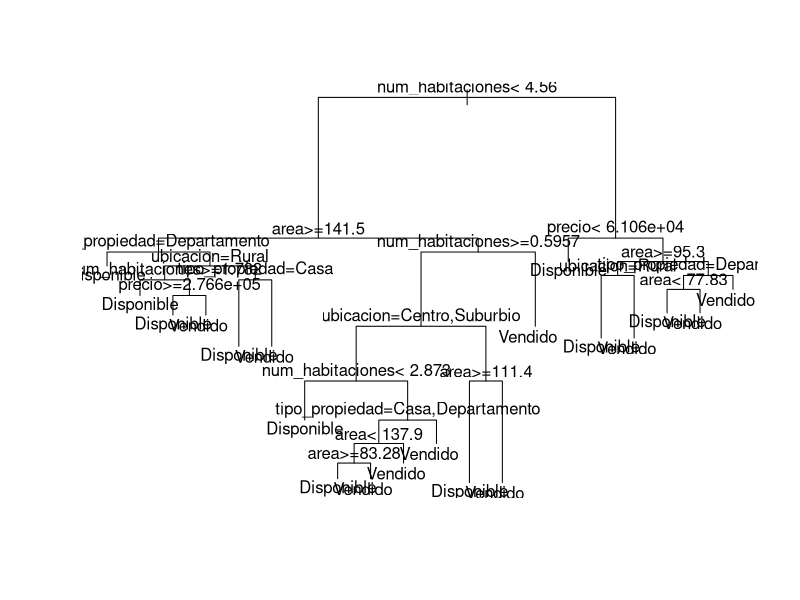
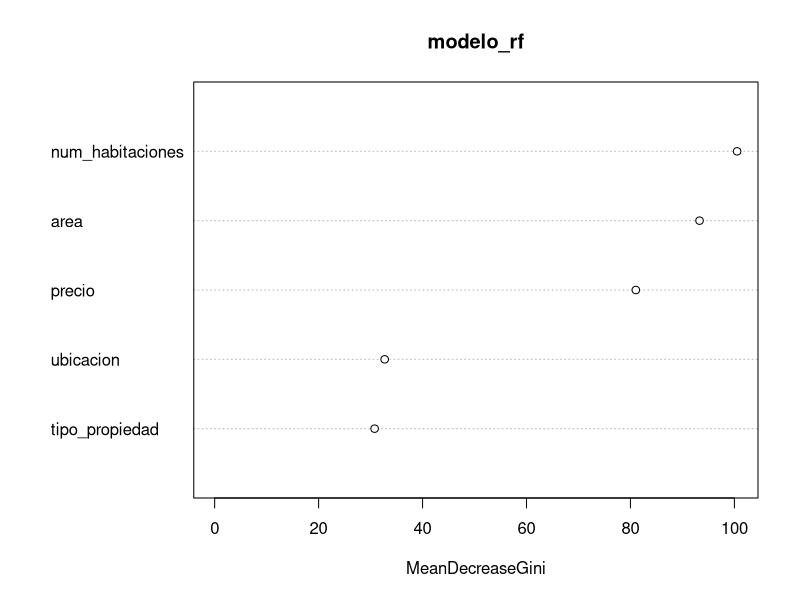

Here is the R script that generated these plots, in order:
install.packages("dplyr")
install.packages("rpart")
install.packages("randomForest")
install.packages("caret")
install.packages("ROSE")
library(dplyr)
library(rpart)
library(randomForest)
library(caret)
library(ROSE)

bienes_raices <- read.csv("bienes_raices.csv")

head(bienes_raices)

bienes_raices$ubicacion <- as.factor(bienes_raices$ubicacion)
bienes_raices$tipo_propiedad <- as.factor(bienes_raices$tipo_propiedad)
bienes_raices$estado <- as.factor(bienes_raices$estado)

table(bienes_raices$precio)

bienes_raices_balanceadas <- ROSE(estado ~ precio + ubicacion + tipo_propiedad + area + num_habitaciones, 
                                  data = bienes_raices, 
                                  seed = 1)$data

set.seed(1)
train_index <- createDataPartition(bienes_raices_balanceadas$estado, p = 0.7, list = FALSE)
train_data <- bienes_raices_balanceadas[train_index, ]
test_data <- bienes_raices_balanceadas[-train_index, ]

modelo_arbol <- rpart(estado ~ precio + ubicacion + tipo_propiedad + area + num_habitaciones, 
                      data = train_data, method = "class", 
                      control = rpart.control(minsplit = 10, cp = 0.01))

plot(modelo_arbol)
text(modelo_arbol, pretty = 1)

predicciones_arbol <- predict(modelo_arbol, test_data, type = "class")

confusionMatrix(predicciones_arbol, test_data$estado)

set.seed(1)
modelo_rf <- randomForest(estado ~ precio + ubicacion + tipo_propiedad + area + num_habitaciones, 
                          data = train_data, ntree = 100, mtry = 2)

importance(modelo_rf)
varImpPlot(modelo_rf)

predicciones_rf <- predict(modelo_rf, test_data)
confusionMatrix(predicciones_rf, test_data$estado)
